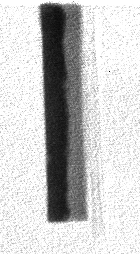
#> input picture working_with_images/registration/data/image_0.tiff, 140 x 254 px, found by its file name
$ jupyter execute tutorial_101.ipynb   (shell and % lines are left out)
#> lines starting #> are read from the running program, lines starting #| are printed output that depends on the picture
This tutorial is based on script found [here](http://www.learnopencv.com/image-alignment-ecc-in-opencv-c-python/)

[cell 1]
import cv2
import os

[cell 2]
import numpy as np

[cell 3]
import matplotlib.pyplot as plt

[cell 4]
basedir = os.path.join('/users/j35/git/notebooks/myIPythonNotebookTutorial/registration/', 'data')

[cell 5]
im0_file = os.path.join(basedir,'image_0.tiff')
im1_file = os.path.join(basedir,'image_55.tiff')
print(os.path.isfile(im0_file))

[cell 6]
print(im0_file)
im0 = cv2.imread(im0_file, cv2.IMREAD_ANYDEPTH)
#> im0 is the input picture: shape (254, 140) float32; min 0, max 1, mean 0.788
im1 = cv2.imread(im1_file, cv2.IMREAD_ANYDEPTH)
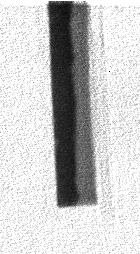
#> input picture working_with_images/registration/data/image_55.tiff, 140 x 254 px, found by its file name
#> im1 is the input picture: shape (254, 140) float32; min 0, max 1, mean 0.788

* Preview of images

[cell 7]
plt.figure(figsize=(10,10))
plt.subplot(1,2,1)
plt.imshow(im0, cmap='viridis')
plt.subplot(1,2,2)
plt.imshow(im1, cmap='viridis')
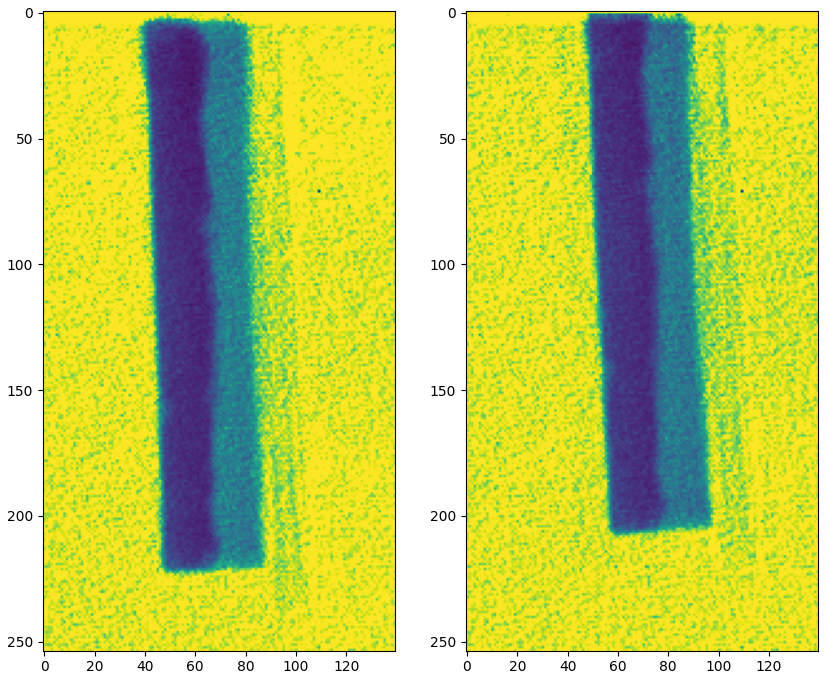
#> figure drawn by matplotlib, 2 panels

* Checking image array

[cell 8]
print(im0)
#> (printed output is left out)

[cell 9]
sz = im0.shape
#> sz = (254, 140)
print(sz)
#| (254, 140)

Define the motion model

[cell 10]
warp_mode = cv2.MOTION_TRANSLATION

Define 2x3 matrix and initialize the matrix to identify

[cell 11]
warp_matrix = np.eye(2, 3, dtype=np.float32)

Specify the number of iterations

[cell 12]
number_of_iterations = 5000;

Specify the threshold of the increment in the correlation coefficient between two iterations

[cell 13]
termination_eps = 1e-10;

Define termination criteria

[cell 14]
criteria = (cv2.TERM_CRITERIA_EPS | cv2.TERM_CRITERIA_COUNT, number_of_iterations, termination_eps )

Run the ECC algorithm. The results are stored in warp_matrix

[cell 15]
(cc, warp_matrix) = cv2.findTransformECC(im0, im1, warp_matrix, warp_mode, criteria)
#> cc = 0.987; warp_matrix = [[1, 0, 7.95], [0, 1, -13.77]]

Use warpAffine for Translation, Euclidean and Affine

[cell 16]
im1_aligned = cv2.warpAffine(im1, warp_matrix, (sz[1], sz[0]), flags=cv2.INTER_LINEAR + cv2.WARP_INVERSE_MAP)
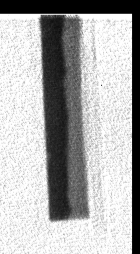
#> im1_aligned: shape (254, 140) float32; min 0, max 1, mean 0.685

Show final results

[cell 17]
plt.figure(figsize=(10,10))
plt.subplot(2,2,1)
plt.imshow(im0, cmap='viridis')
plt.subplot(2,2,2)
plt.imshow(im1, cmap='viridis')
plt.subplot(2,2,3)
plt.imshow(im1_aligned, cmap='viridis')
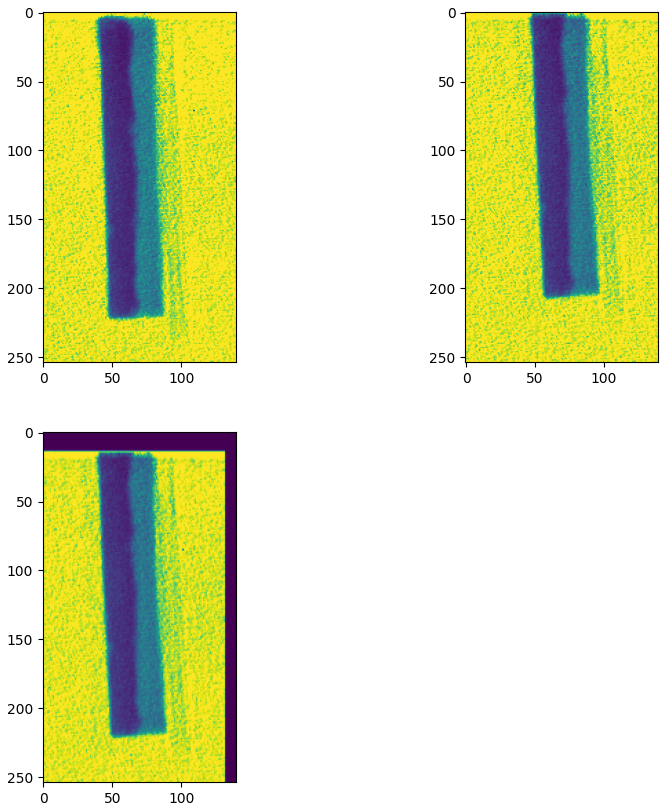
#> figure drawn by matplotlib, 3 panels
